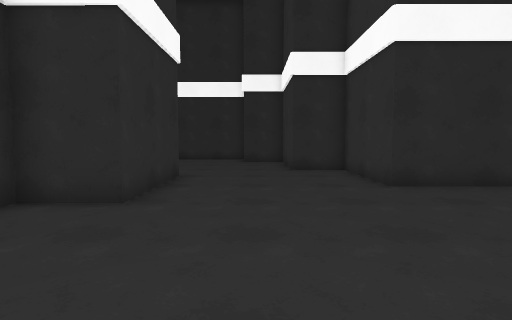
view 1 (above)

21 first-person views from a walk through a Unity game level. The camera is 1.2 m above the floor, tilts 4° down and sees 80° across. The floor is counted in squares, 1 m on a side. Each view is taken from the middle of a square. On the plan, view 1 faces up. The plan holds only what a view shows up to about 13 squares ahead; the rest is blank. The place goes on beyond the plan. The player character is not drawn.

view 2
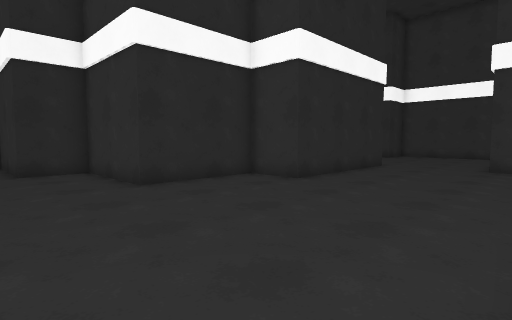

view 3
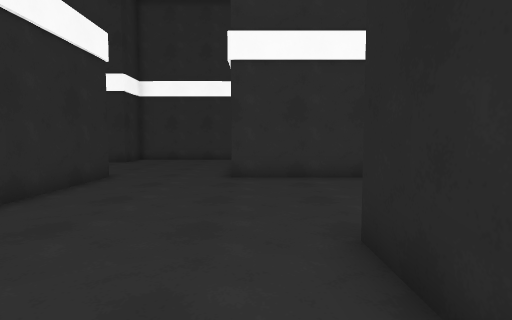

view 4
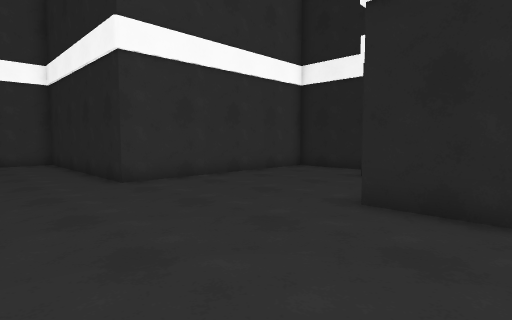

view 5
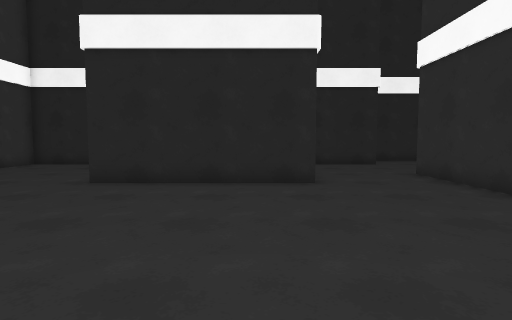

view 6
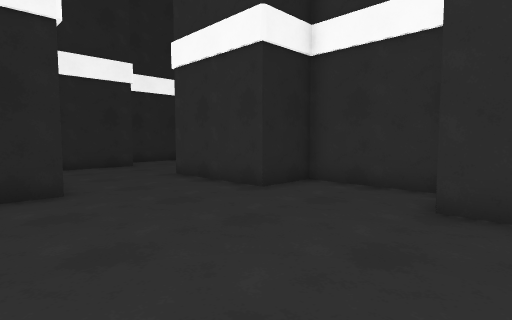

view 7
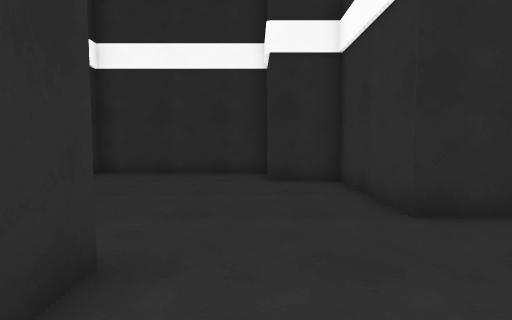

view 8
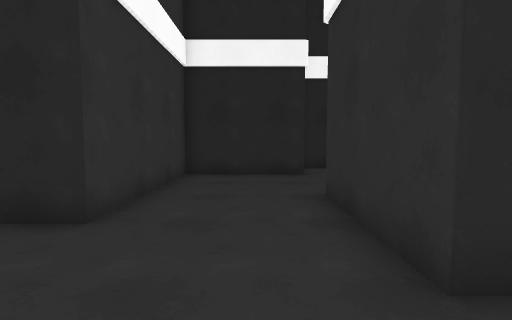

view 9
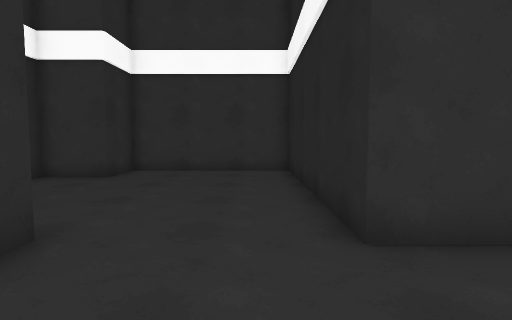

view 10
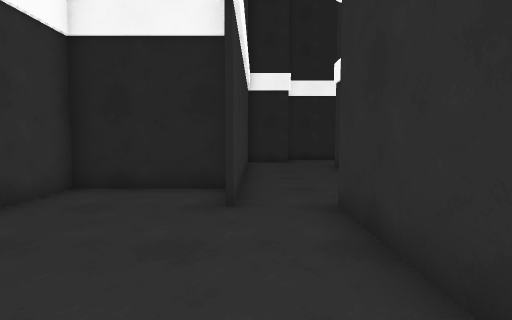

view 11
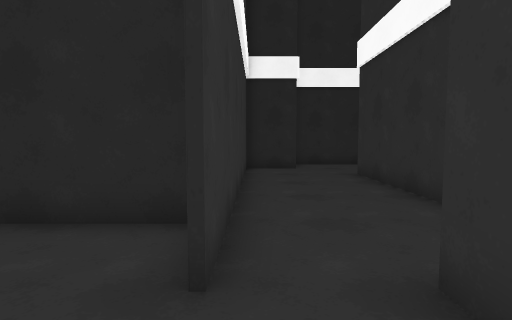

view 12
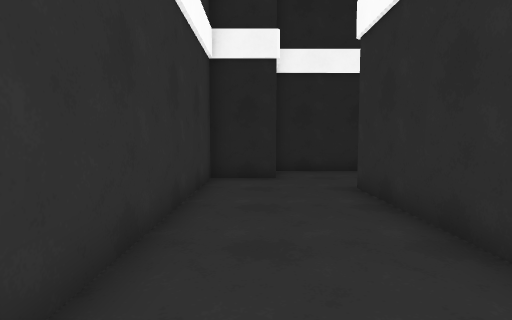

view 13
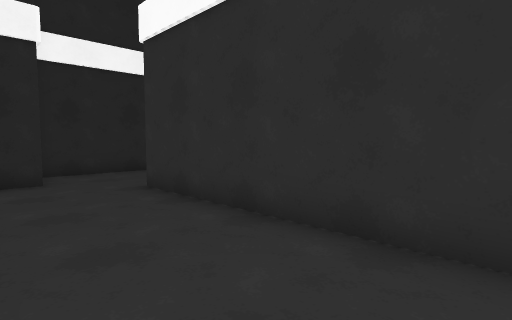

view 14
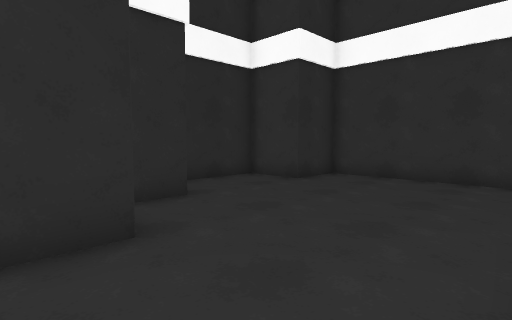

view 15
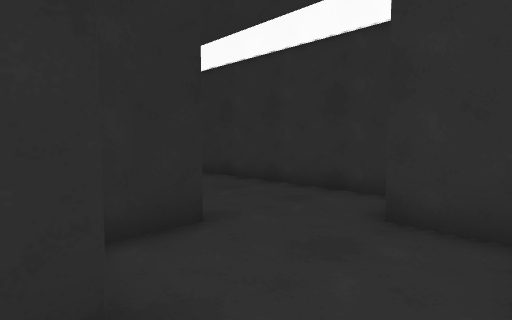

view 16
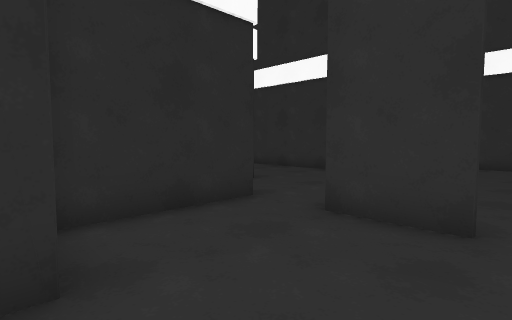

view 17
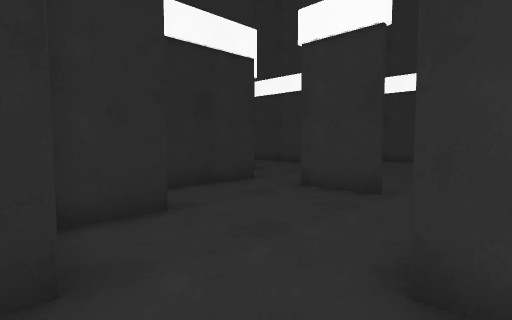

view 18
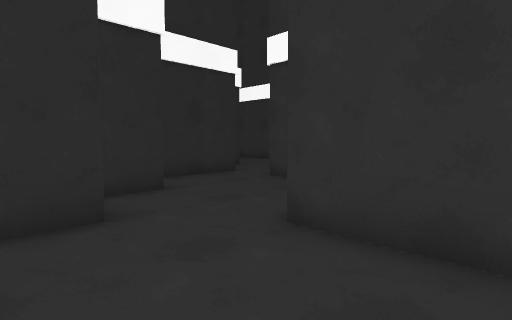

view 19
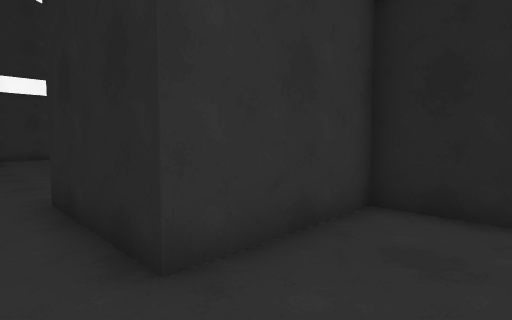

view 20
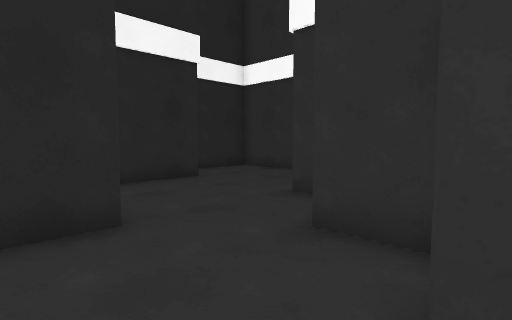

view 21
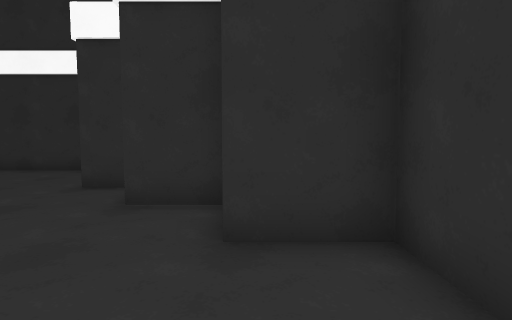

### Floor plan
Ten units are one square. View 1 is at (0, 0); x grows to the right and y downward. Boxes are objects, and circles mark ways between rooms. Rooms are numbered by the first view taken in them; rooms with no view inside come last. Other rooms are left out.
<svg viewBox="-50 -181 269 428">
<path fill="none" stroke="#000" d="M75 6 75 44M136 -56 74 -56 74 -76 34 -76 34 -116 14 -116 14 -156 -6 -156 -6 -176 -45 -176M156 -76 144 -76M-25 -98 -25 -56 -45 -56 -45 -18 -25 -18 -25 24M96 62 134 62 134 -18 214 -18 214 -76 194 -76 194 -96 167 -96M-26 62 14 62 14 2 75 2M-39 82 -29 82M55 53 55 124 41 124M74 157 74 142 94 142 94 42M37 162 73 162M34 184 34 163M-25 165 -25 184M-6 202 35 202M36 144 -5 144 -5 164 -21 164M-25 184 -37 184M-45 192 -45 203M-45 242 -6 242 -6 202"/>
<circle cx="90" cy="50" r="3" fill="#2a7"/>
<circle cx="40" cy="150" r="3" fill="#2a7"/>
<circle cx="-15" cy="190" r="3" fill="#2a7"/>
<text x="60" y="-40">1</text>
<text x="70" y="100">2</text>
<text x="10" y="170">3</text>
<text x="-20" y="210">4</text>
</svg>
Room 1 opens to room 2. Room 2 opens to room 3. Room 3 opens to room 4.

Where each view was taken, in squares from view 1:
view 1: 0 up, 0 right, facing up
view 2: 0 up, 0 right, facing up-right
view 3: 1 up, 4 right, facing right
view 4: 5 up, 5 right, facing down-right
view 5: 8 up, 3 right, facing down
view 6: 7 up, 3 right, facing down-left
view 7: 7 up, 1 left, facing up
view 8: 4 up, 1 left, facing down
view 9: 3 up, 10 right, facing right
view 10: 1 up, 9 right, facing down
view 11: 2 down, 9 right, facing down
view 12: 5 down, 8 right, facing down
view 13: 5 down, 9 right, facing down-left
view 14: 2 up, 12 right, facing up-right
view 15: 16 down, 3 right, facing up-right
view 16: 19 down, 1 left, facing up-right
view 17: 21 down, 3 left, facing up-right
view 18: 23 down, 4 left, facing up-right
view 19: 19 down, 3 left, facing down-right
view 20: 16 down, 1 right, facing down-left
view 21: 16 down, 3 right, facing left
